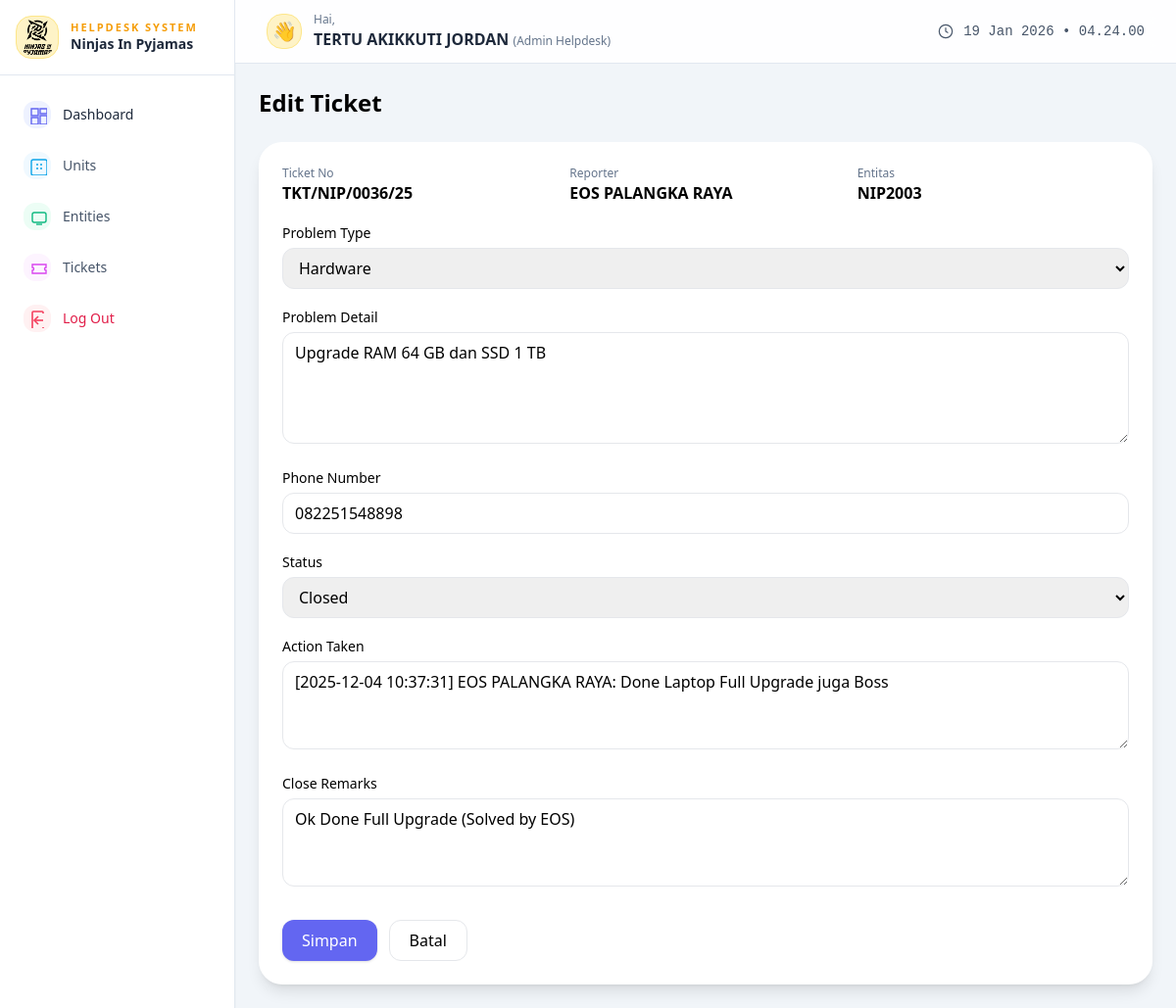
The app's page /admin/tickets_edit.php?id=38 (signed in) with its own data.
### tables this page shows
CREATE TABLE `tickets` (
  `id` int(10) UNSIGNED NOT NULL,
  `ticket_no` varchar(40) NOT NULL,
  `reporter_id` int(10) UNSIGNED NOT NULL,
  `unit_id` int(10) UNSIGNED NOT NULL,
  `entity_id` int(10) UNSIGNED NOT NULL,
  `problem_type` enum('software','hardware','internet','accessories') NOT NULL,
  `problem_detail` text NOT NULL,
  `phone_number` varchar(30) DEFAULT NULL,
  `status` enum('open','waiting','confirmed','closed','cancelled') NOT NULL DEFAULT 'open',
  `action_taken` text DEFAULT NULL,
  `close_remarks` text DEFAULT NULL,
  `close_date` datetime DEFAULT NULL,
  `created_at` timestamp NOT NULL DEFAULT current_timestamp(),
  `updated_at` timestamp NOT NULL DEFAULT current_timestamp() ON UPDATE current_timestamp()
);

CREATE TABLE `users` (
  `id` int(10) UNSIGNED NOT NULL,
  `fullname` varchar(150) NOT NULL,
  `username` varchar(80) NOT NULL,
  `password` varchar(255) NOT NULL,
  `role` enum('admin','project','engineer') NOT NULL DEFAULT 'engineer',
  `status` tinyint(1) NOT NULL DEFAULT 1,
  `created_at` timestamp NOT NULL DEFAULT current_timestamp(),
  `updated_at` timestamp NOT NULL DEFAULT current_timestamp() ON UPDATE current_timestamp()
);

CREATE TABLE `entities` (
  `id` int(10) UNSIGNED NOT NULL,
  `unit_id` int(10) UNSIGNED NOT NULL,
  `nama_pengguna` varchar(150) DEFAULT NULL,
  `nama_entitas` varchar(200) NOT NULL,
  `serial_number` varchar(150) DEFAULT NULL,
  `tipe_entitas` varchar(100) DEFAULT NULL,
  `brand` varchar(100) DEFAULT NULL,
  `jumlah_ticket` int(10) UNSIGNED NOT NULL DEFAULT 0,
  `created_at` timestamp NOT NULL DEFAULT current_timestamp(),
  `updated_at` timestamp NOT NULL DEFAULT current_timestamp() ON UPDATE current_timestamp()
);

### public/admin/tickets_edit.php (the view, shortened to what this page needs)
<?php
$pdo = db();
$id = (int)($_GET['id'] ?? 0);
$stmt = $pdo->prepare("
    SELECT t.*, u.fullname AS reporter_name,
           e.nama_entitas, e.serial_number, e.brand, e.tipe_entitas,
           un.unit_id AS unit_kode, un.nama_unit AS unit_nama
    FROM tickets t
    LEFT JOIN users u ON t.reporter_id = u.id
    LEFT JOIN entities e ON t.entity_id = e.id
    LEFT JOIN units un ON t.unit_id = un.id
    WHERE t.id = :id
");
$stmt->execute([':id' => $id]);
$ticket = $stmt->fetch();
?>
<!DOCTYPE html>
<html lang="id">
<head>
    <script src="https://cdn.tailwindcss.com"></script>
</head>
<body class="bg-slate-100 min-h-screen flex">
<?php include __DIR__ . '/sidebar_admin.php'; ?>
<div class="flex-1 flex flex-col">
    <?php include __DIR__ . '/header_admin.php'; ?>
    <main class="p-6 space-y-6 fade-in-soft">
        <h1 class="text-2xl font-semibold">Edit Ticket</h1>
        <div class="bg-white shadow-lg rounded-3xl p-6 space-y-4">
            <div class="grid md:grid-cols-3 gap-4">
                <div>
                    <p class="text-xs text-slate-500">Ticket No</p>
                    <p class="font-semibold"><?= htmlspecialchars($ticket['ticket_no']); ?></p>
                </div>
                <div>
                    <p class="text-xs text-slate-500">Reporter</p>
                    <p class="font-semibold"><?= htmlspecialchars($ticket['reporter_name']); ?></p>
                </div>
                <div>
                    <p class="text-xs text-slate-500">Entitas</p>
                    <p class="font-semibold"><?= htmlspecialchars($ticket['nama_entitas']); ?></p>
                </div>
            </div>
            <form method="post" class="space-y-4">
                <div>
                    <label class="text-sm font-medium">Problem Type</label>
                    <select name="problem_type" class="w-full mt-1 rounded-xl border px-3 py-2">
                        <?php foreach (['software','hardware','internet','accessories'] as $pt): ?>
                            <option value="<?= $pt ?>" <?= $ticket['problem_type']==$pt?'selected':'' ?>>
                                <?= ucfirst($pt) ?>
                            </option>
                        <?php endforeach; ?>
                    </select>
                </div>
                <div>
                    <label class="text-sm font-medium">Problem Detail</label>
                    <textarea name="problem_detail" rows="4"
                        class="w-full mt-1 border rounded-xl px-3 py-2"><?= htmlspecialchars($ticket['problem_detail']); ?></textarea>
                </div>
                <div>
                    <label class="text-sm font-medium">Phone Number</label>
                    <input name="phone_number" class="w-full mt-1 border rounded-xl px-3 py-2"
                           value="<?= htmlspecialchars($ticket['phone_number']); ?>">
                </div>
                <div>
                    <label class="text-sm font-medium">Status</label>
                    <select name="status" id="statusSelect"
                            class="w-full mt-1 rounded-xl border px-3 py-2">
                        <?php
                        $statuses = ['open','waiting','confirmed','closed','cancelled'];
                        foreach ($statuses as $st):
                        ?>
                            <option value="<?= $st ?>" <?= $ticket['status']==$st?'selected':'' ?>>
                                <?= ucfirst($st) ?>
                            </option>
                        <?php endforeach; ?>
                    </select>
                </div>
                <div id="actionTakenBox" class="<?= $ticket['status']=='closed'?'':'hidden' ?>">
                    <label class="text-sm font-medium">Action Taken</label>
                    <textarea name="action_taken" rows="3"
                        class="w-full mt-1 border rounded-xl px-3 py-2"><?= htmlspecialchars($ticket['action_taken']); ?></textarea>
                </div>
                <div id="closeRemarksBox" class="<?= $ticket['status']=='closed'?'':'hidden' ?>">
                    <label class="text-sm font-medium">Close Remarks</label>
                    <textarea name="close_remarks" rows="3"
                        class="w-full mt-1 border rounded-xl px-3 py-2"><?= htmlspecialchars($ticket['close_remarks']); ?></textarea>
                </div>
                <div class="flex gap-3 pt-3">
                    <button class="bg-indigo-500 text-white px-5 py-2 rounded-xl shadow hover:bg-indigo-400">
                        Simpan
                    </button>
                    <a href="tickets.php"
                       class="px-5 py-2 rounded-xl border bg-white hover:bg-slate-50">
                        Batal
                    </a>
                </div>
            </form>
        </div>
    </main>
</div>
</body>
</html>

### public/admin/tickets_edit.php (style rules this page uses)
.fade-in-soft { animation: fadeInUpSoft 0.7s cubic-bezier(.22,.61,.36,1) forwards; }

### records on screen
tickets: ticket_no "TKT/NIP/0036/25", reporter.fullname "EOS PALANGKA RAYA", entity.nama_entitas "NIP2003", problem_type "Hardware", problem_detail "Upgrade RAM 64 GB dan SSD 1 TB", phone_number "082251548898", status "Closed", action_taken "[2025-12-04 10:37:31] EOS PALANGKA RAYA: Done Laptop Full Upgrade juga Boss", close_remarks "Ok Done Full Upgrade (Solved by EOS)"

### other values on screen
$fullname "TERTU AKIKKUTI JORDAN"
$roleLabel "Admin Helpdesk"
